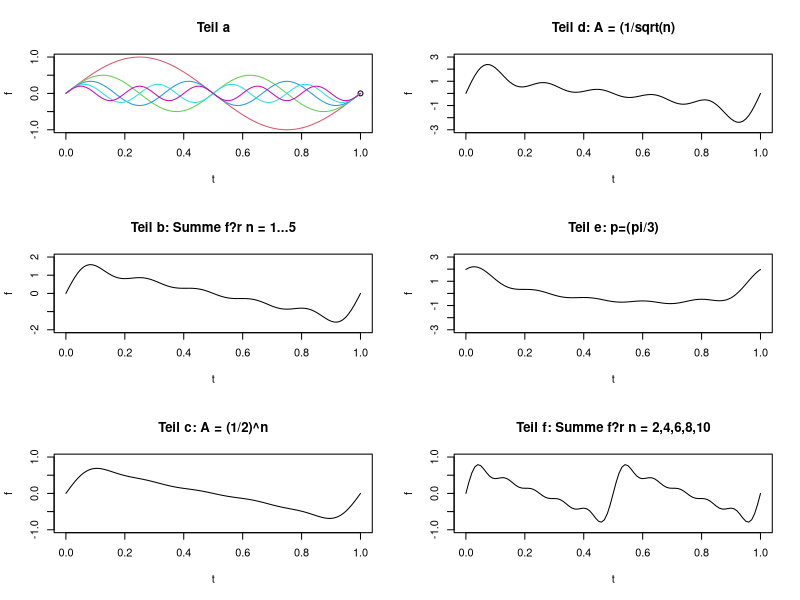

R code for this plot:
#### Aufgabe 2 #####

#Definitionsbereich
t <- seq(0,1,0.01)

#Sinuswelle
#Frequenz n =>1/n
fn <- function(n, A=(1/n), p=0){

  f <- A*sin(((2*pi)/(1/n))*t+p)
  
}

#pdf(file = 'sinus2.pdf')
#Layout der Plots
layout (matrix (c(1,2,3,4,5,6), ncol=2))

#### a #### 
plot(x = t, main = "Teil a", xlim = range(0:1), ylim = range(-1:1), xlab = 't', ylab = 'f')
for(n in seq(1:5)) lines(x = t,y = fn(n), col = n+1)

#### b ####
temp <- 0
for (n in seq(1:5)) {
  temp <- temp + fn(n)
}
plot(x = t,y = temp, type = 'l', xlim = range(0:1), ylim = range(-2:2), main = 'Teil b: Summe f?r n = 1...5', ylab = 'f')

#### c #### 
temp <- 0
for (n in seq(1:5)) {
  temp <- temp + fn(n, A = (1/2)**n)
}
plot(x = t,y = temp, type = 'l', xlim = range(0:1), ylim = range(-1:1), main = 'Teil c: A = (1/2)^n', ylab = 'f')

#### d ####
temp <- 0
for (n in seq(1:5)) {
  temp <- temp + fn(n, A = (1/sqrt(n)))
}
plot(x = t,y = temp, type = 'l', xlim = range(0:1), ylim = range(-3:3), main = 'Teil d: A = (1/sqrt(n)', ylab = 'f')

#### e ####
temp <- 0
for (n in seq(1:5)) {
  temp <- temp + fn(n, p=(pi/3))
}
plot(x = t,y = temp, type = 'l', xlim = range(0:1), ylim = range(-3:3), main = 'Teil e: p=(pi/3)', ylab = 'f')

#### f ####
temp <- 0
for (n in seq(2,10,2)) {
  temp <- temp + fn(n)
}
plot(x = t,y = temp, type = 'l', xlim = range(0:1), ylim = range(-1:1), main = 'Teil f: Summe f?r n = 2,4,6,8,10', ylab = 'f')

#
layout (1) 
#dev.off()